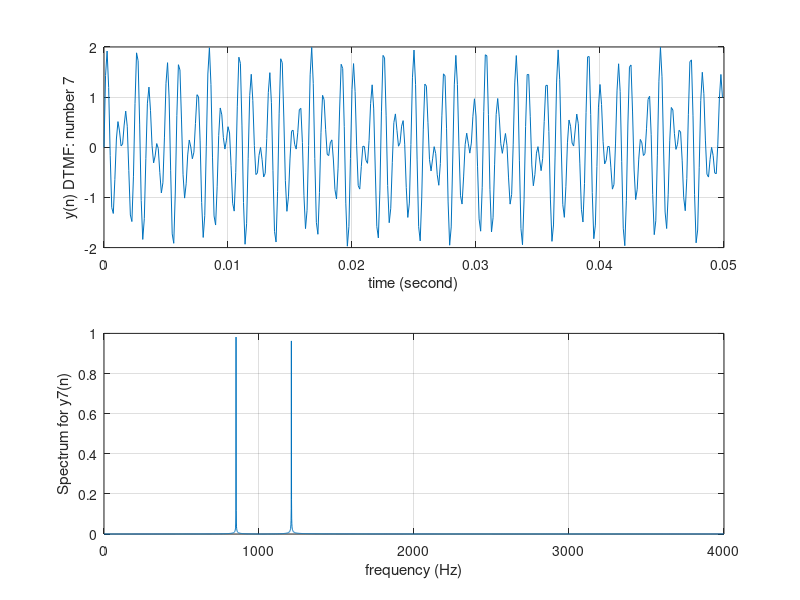

The MATLAB source for this figure:
%MATLAB Program 8.19 for DTMF tone generation in Section 8.11.2
close all; clear all
fs=8000;          % sampling rate 
t=0:1/fs:1;       % 1 second time vector
x=zeros(1,length(t));    % initialize input to be zero
x(1)=1;    % set-up impulse function
% generate 852-Hz tone
y852=filter([0 sin(2*pi*852/fs)],[1 -2*cos(2*pi*852/fs) 1],x);    
% generate 1209-Hz tone
y1209=filter([0 sin(2*pi*1209/fs) ],[1 -2*cos(2*pi*1209/fs) 1],x); % filtering
y7=y852+y1209;     % generate DTMF tone
subplot(2,1,1);plot(t(1:400),y7(1:400));grid
ylabel('y(n) DTMF: number 7');
xlabel('time (second)')
Ak=2*abs(fft(y7))/length(y7);Ak(1)=Ak(1)/2;   % one-side amplitude spectrum
f=[0:1:(length(y7)-1)/2]*fs/length(y7);   % map indices to frequencies (Hz) for plot
subplot(2,1,2);plot(f,Ak(1:(length(y7)+1)/2));grid
ylabel('Spectrum for y7(n)');
xlabel('frequency (Hz)');
